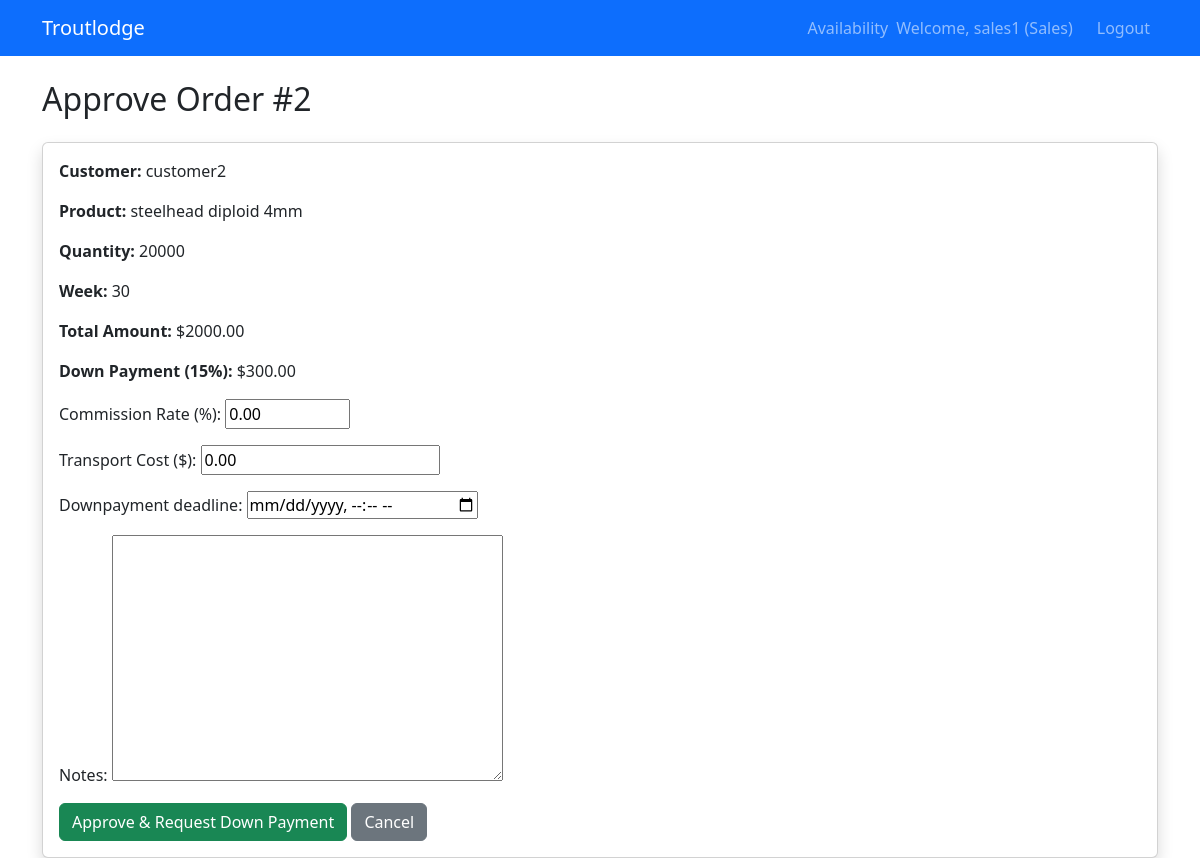
The page /approve_order/2/ (signed in) on the database its author committed.
### core/models.py (models this page shows, shortened)
class User(AbstractUser):
    ROLE_CHOICES = [
        ('sales', 'Sales Team'),
        ('hatchery', 'Hatchery Management'),
        ('customer', 'Customer'),
    ]
    role = models.CharField(max_length=10, choices=ROLE_CHOICES)
    company = models.CharField(max_length=100, blank=True, null=True)
    phone = models.CharField(max_length=20, blank=True, null=True)
    vat_number = models.CharField(max_length=50, blank=True, null=True)
    address = models.TextField(blank=True, null=True)
    reliability_score = models.FloatField(default=0.8)

class Order(models.Model):
    STATUS_CHOICES = [
        ('pending', 'Pending'),
        ('approved', 'Approved for Down Payment'),
        ('down_paid', 'Down Payment Received'),
        ('confirmed', 'Confirmed'),
        ('cancelled', 'Cancelled'),
        ('shipped', 'Shipped'),
    ]
    customer = models.ForeignKey(
        settings.AUTH_USER_MODEL,
        on_delete=models.CASCADE,
        limit_choices_to={'role': 'customer'}
    )
    availability = models.ForeignKey(Availability, on_delete=models.CASCADE)
    quantity = models.IntegerField()
    status = FSMField(
        max_length=20,
        choices=STATUS_CHOICES,
        default='pending',
        protected=True
    )
    created_at = models.DateTimeField(auto_now_add=True)
    confirmed_at = models.DateTimeField(null=True, blank=True)
    invoice = models.FileField(upload_to='invoices/', null=True, blank=True)
    downpayment_invoice = models.FileField(upload_to='downpayment_invoices/', null=True, blank=True)
    notes = models.TextField(blank=True, null=True)
    downpayment_amount = models.DecimalField(max_digits=10, decimal_places=2, null=True, blank=True)
    fullpayment_amount = models.DecimalField(max_digits=10, decimal_places=2, null=True, blank=True)
    downpayment_deadline = models.DateTimeField(null=True, blank=True)
    fullpayment_deadline = models.DateTimeField(null=True, blank=True)
    downpayment_proof = models.FileField(upload_to='payment_proofs/', null=True, blank=True)
    fullpayment_proof = models.FileField(upload_to='payment_proofs/', null=True, blank=True)
    commission_rate = models.DecimalField(max_digits=5, decimal_places=2, default=0.0)
    transport_cost = models.DecimalField(max_digits=10, decimal_places=2, default=0.0)
    downpayment_transaction_id = models.CharField(max_length=50, blank=True, null=True)
    fullpayment_transaction_id = models.CharField(max_length=50, blank=True, null=True)
    def calculate_total(self):
        return self.quantity * self.availability.product.price + self.transport_cost
    def calculate_downpayment(self):
        return self.calculate_total() * Decimal('0.15')

class Availability(models.Model):
    product = models.ForeignKey(Product, on_delete=models.CASCADE)
    year = models.IntegerField(default=2025)
    week_number = models.IntegerField()
    available_quantity = models.IntegerField()
    expected_ship_date = models.DateField()
    class Meta:
        unique_together = ('product', 'year', 'week_number')  # Ensure unique availability per product, year, week

class Product(models.Model):
    PLOIDY_CHOICES = [
        ('diploid', 'Diploid'),
        ('triploid', 'Triploid'),
    ]
    TYPE_CHOICES = [
        ('steelhead', 'Steelhead'),
        ('jumper', 'Jumper'),
        ('kamloop', 'Kamloop'),
    ]
    DIAMETER_CHOICES = [
        (4, '4mm'),
        (5, '5mm'),
        (6, '6mm'),
    ]
    ploidy = models.CharField(max_length=10, choices=PLOIDY_CHOICES)
    type = models.CharField(max_length=10, choices=TYPE_CHOICES)
    diameter = models.IntegerField(choices=DIAMETER_CHOICES)
    price = models.DecimalField(max_digits=10, decimal_places=2, default=0)
    MIN_ORDER_QUANTITY = 20000
    def __str__(self):
        return f"{self.type} {self.ploidy} {self.diameter}mm"

### core/views.py (the view)
# urls.py: path('approve_order/<int:order_id>/', views.approve_order, name='approve_order'),
@sales_required
def approve_order(request, order_id):
    order = get_object_or_404(Order, id=order_id, status='pending')
    payment_adapter = PaymentAdapter()
    if request.method == 'POST':
        form = OrderApprovalForm(request.POST, instance=order)
        if form.is_valid():
            order = form.save(commit=False)
            order.approve()
            payment_result = payment_adapter.request_downpayment(order)
            if payment_result['success']:
                order.downpayment_transaction_id = payment_result['transaction_id']
                order.save()
                downpayment_invoice = generate_downpayment_invoice(order)
                order.downpayment_invoice.save(f"downpayment_invoice_{order.id}.pdf", downpayment_invoice)
                order.save()
                send_downpayment_request_email(order)
                CustomerEvent.objects.create(
                    user=order.customer,
                    event_type='ORDER_APPROVED',
                    order=order,
                    metadata={'transaction_id': order.downpayment_transaction_id}
                )
                return redirect('sales_dashboard')
            else:
                return render(request, 'error.html', {'message': 'Payment initiation failed'})
    else:
        form = OrderApprovalForm(instance=order)
    return render(request, 'approve_order.html', {
        'order': order,
        'form': form,
        'total': order.calculate_total(),
        'downpayment': order.calculate_downpayment()
    })

### core/forms.py (shortened to what this page needs)
class OrderApprovalForm(forms.ModelForm):
    commission_rate = forms.DecimalField(
        max_digits=5,
        decimal_places=2,
        min_value=0,
        max_value=100,
        required=False,
        initial=5.0,
        label="Commission Rate (%)"
    )
    transport_cost = forms.DecimalField(
        max_digits=10,
        decimal_places=2,
        min_value=0,
        required=True,
        initial=100.00,
        label="Transport Cost ($)"
    )
    downpayment_deadline = forms.DateTimeField(
        widget=forms.DateTimeInput(attrs={'type': 'datetime-local'}),
        initial=timezone.now() + timezone.timedelta(days=3)
    )
    class Meta:
        model = Order
        fields = ['commission_rate', 'transport_cost', 'downpayment_deadline', 'notes']

### core/views.py (called while the page is built)
def sales_required(view_func):
    return user_passes_test(lambda u: u.role == 'sales')(view_func)

### core/templates/approve_order.html (shortened to what this page needs)
{% extends 'base.html' %}
{% block content %}
    <h2 class="mb-4">Approve Order #{{ order.id }}</h2>
    <div class="card shadow">
        <div class="card-body">
            <p><strong>Customer:</strong> {{ order.customer.username }}</p>
            <p><strong>Product:</strong> {{ order.availability.product }}</p>
            <p><strong>Quantity:</strong> {{ order.quantity }}</p>
            <p><strong>Week:</strong> {{ order.availability.week_number }}</p>
            <p><strong>Total Amount:</strong> ${{ total|floatformat:2 }}</p>
            <p><strong>Down Payment (15%):</strong> ${{ downpayment|floatformat:2 }}</p>
            <form method="post">
                {{ form.as_p }}
                <button type="submit" class="btn btn-success">Approve & Request Down Payment</button>
                <a href="{% url 'dashboard' %}" class="btn btn-secondary">Cancel</a>
            </form>
        </div>
    </div>
{% endblock %}

### core/templates/base.html (shortened to what this page needs)
<!DOCTYPE html>
<html lang="en">
<head>
    <link href="https://cdn.jsdelivr.net/npm/bootstrap@5.3.3/dist/css/bootstrap.min.css" rel="stylesheet">
</head>
<body>
    <nav class="navbar navbar-expand-lg navbar-dark bg-primary">
        <div class="container">
            <a class="navbar-brand" href="{% url 'dashboard' %}">Troutlodge</a>
            <div class="navbar-nav ms-auto">
                <a class="nav-link" href="{% url 'availability_view' %}">Availability</a>
                {% if user.is_authenticated %}
                    <span class="navbar-text me-3">Welcome, {{ user.username }} ({{ user.role|capfirst }})</span>
                    <a class="nav-link" href="{% url 'logout' %}">Logout</a>
                {% else %}
                    <a class="nav-link" href="{% url 'login' %}">Login</a>
                {% endif %}
            </div>
        </div>
    </nav>
    <div class="container mt-4">
        {% block content %}
        {% endblock %}
    </div>
</body>
</html>

### rows shown on the page
User: username "sales1", role "Sales"
Order: id "2", customer.username "customer2", availability.product "steelhead diploid 4mm", quantity "20000", availability.week_number "30", commission_rate "0.00", transport_cost "0.00"

### other values the page prints
{{ total|floatformat:2 }} "2000.00"
{{ downpayment|floatformat:2 }} "300.00"
